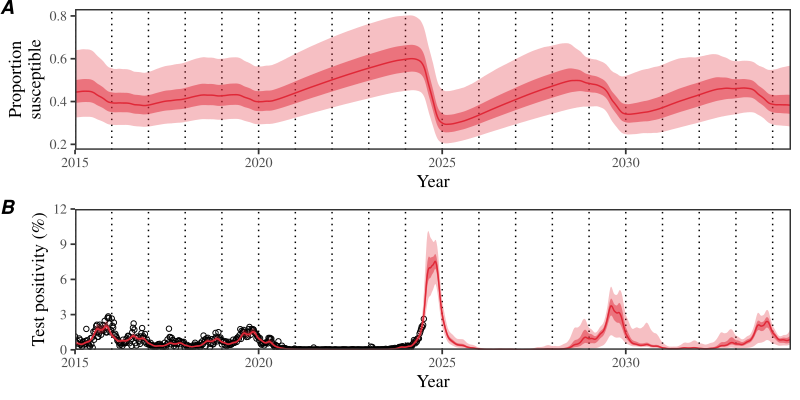

R code for this plot:
library(tidyr)
library(dplyr)
library(ggplot2); theme_set(theme_bw(base_family="Times", base_size = 13))
library(rstan)
library(egg)
load("../stanfit_sirs/stanfit_sirs_us_npi.rda")
load("../data/data_processed_mobility_us.rda")

data <- read.csv("../data/Trend Mycoplasma pneumoniae Detection Rates 2024-06-30.csv")

ii <- "US"

data_gather <- data %>%
	mutate(
		date=as.Date(Week)
	) %>%
	select(-Week) %>%
	gather(key, value, -date) %>%
	mutate(
		key=factor(key, levels=c("US", "Northeast", "Midwest", "West", "South")),
		year=epiyear(date),
		week=epiweek(date),
		week=ifelse(week==53, 52, week)
	) %>%
	group_by(key, year, week) %>%
	summarize(
		value=mean(value)
	) %>%
	filter(key==ii) %>%
	head(-1)

ss <- summary(stanfit_sirs_us_npi)

N <- nrow(data_gather)
Npred <- 52*10

fitdata <- data.frame(
	year=c(2014, rep(2015:2040, each=52)[1:(N+Npred-1)]),
	week=c(52, rep(1:52, 30)[1:(N+Npred-1)]),
	est=ss$summary[grepl("Ifit\\[", rownames(ss$summary)),6],
	lwr=ss$summary[grepl("Ifit\\[", rownames(ss$summary)),4],
	upr=ss$summary[grepl("Ifit\\[", rownames(ss$summary)),8],
	lwr2=ss$summary[grepl("Ifit\\[", rownames(ss$summary)),5],
	upr2=ss$summary[grepl("Ifit\\[", rownames(ss$summary)),7]
)

Sdata <- data.frame(
	year=c(2014, rep(2015:2040, each=52)[1:(N+Npred-1)]),
	week=c(52, rep(1:52, 30)[1:(N+Npred-1)]),
	est=ss$summary[grepl("S\\[", rownames(ss$summary)),6],
	lwr=ss$summary[grepl("S\\[", rownames(ss$summary)),4],
	upr=ss$summary[grepl("S\\[", rownames(ss$summary)),8],
	lwr2=ss$summary[grepl("S\\[", rownames(ss$summary)),5],
	upr2=ss$summary[grepl("S\\[", rownames(ss$summary)),7]
)

fitdata %>%
	filter(est==max(est))

g1 <- ggplot(data_gather) +
	geom_vline(xintercept=2015:2034, lty=3) +
	geom_point(aes(year+week/52, value*100), shape=1) +
	geom_line(data=fitdata, aes(year+week/52, est*100), col="#E02938") +
	geom_ribbon(data=fitdata, aes(year+week/52, ymin=lwr*100, ymax=upr*100), fill="#E02938", alpha=0.3) +
	geom_ribbon(data=fitdata, aes(year+week/52, ymin=lwr2*100, ymax=upr2*100), fill="#E02938", alpha=0.5) +
	scale_x_continuous("Year", expand=c(0, 0)) +
	scale_y_continuous("Test positivity (%)", limits=c(0, 12), expand=c(0, 0)) +
	theme(
		strip.background = element_blank(),
		panel.grid = element_blank(),
		panel.border = element_rect(linewidth=1)
	)

fitdata$est[which.max(fitdata$est)]
fitdata$lwr[which.max(fitdata$est)]
fitdata$upr[which.max(fitdata$est)]

max(data_gather$value)

g2 <- ggplot(Sdata) +
	geom_vline(xintercept=2015:2034, lty=3) +
	geom_line(aes(year+week/52, est), col="#E02938") +
	geom_ribbon(aes(year+week/52, ymin=lwr, ymax=upr), fill="#E02938", alpha=0.3) +
	geom_ribbon(aes(year+week/52, ymin=lwr2, ymax=upr2), fill="#E02938", alpha=0.5) +
	scale_x_continuous("Year", expand=c(0, 0)) +
	scale_y_continuous("Proportion\nsusceptible") +
	theme(
		strip.background = element_blank(),
		panel.grid = element_blank(),
		panel.border = element_rect(linewidth=1)
	)

gcomb <- ggarrange(g2, g1, nrow=2,
									 labels=c("A", "B"))

ggsave("figure2.pdf", gcomb, width=8, height=4)
